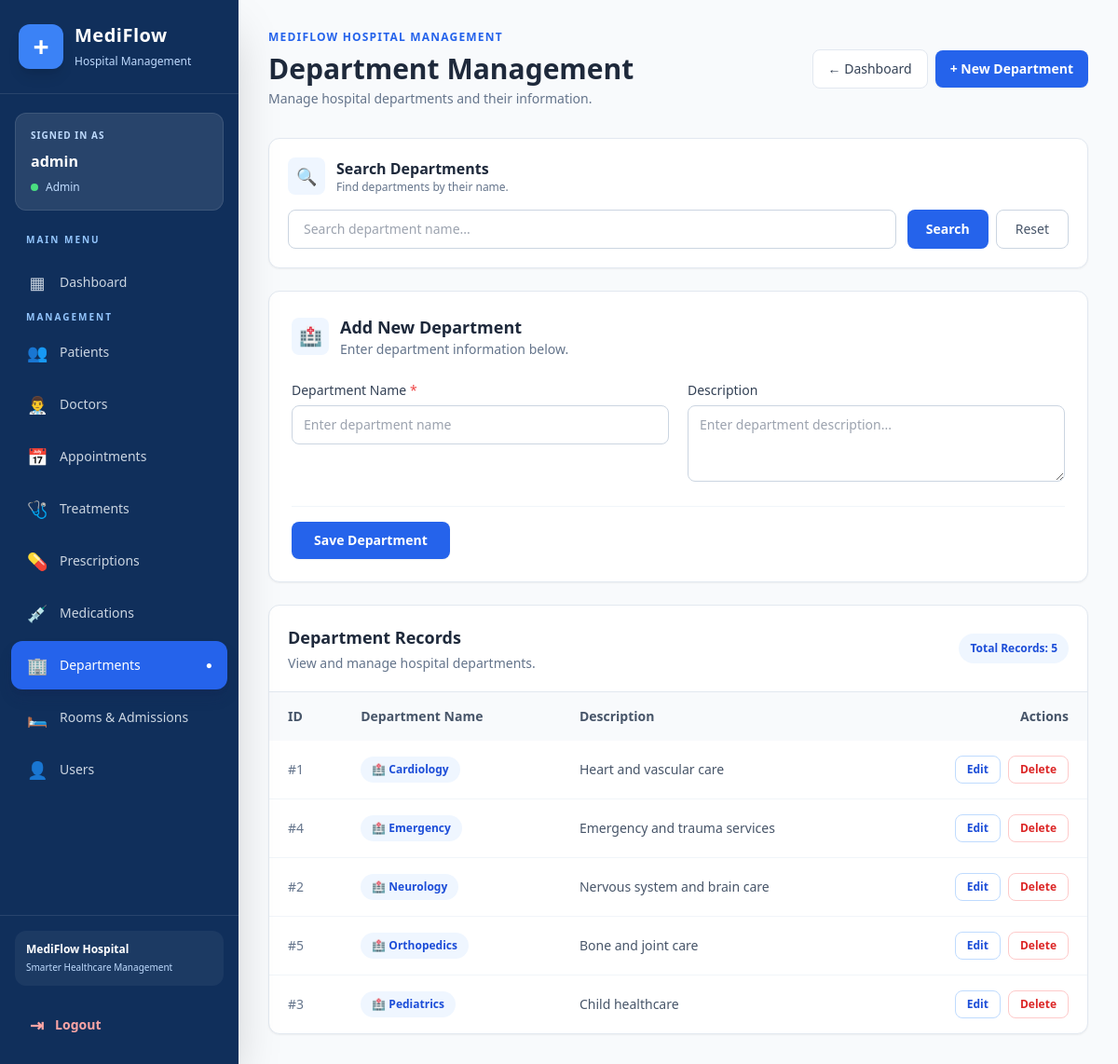
The app's page /dashboard/manage-departments.php (signed in) with its own data.
### tables this page shows
CREATE TABLE IF NOT EXISTS users (
  id INT AUTO_INCREMENT PRIMARY KEY,
  username VARCHAR(120) NOT NULL UNIQUE,
  email VARCHAR(190) NOT NULL UNIQUE,
  password_hash VARCHAR(255) NOT NULL,
  role ENUM('admin','doctor','patient') NOT NULL DEFAULT 'patient',
  linked_doctor_id INT NULL UNIQUE,
  linked_patient_id INT NULL UNIQUE,
  FOREIGN KEY (linked_doctor_id) REFERENCES doctors(id) ON DELETE SET NULL,
  FOREIGN KEY (linked_patient_id) REFERENCES patients(id) ON DELETE SET NULL
);

CREATE TABLE IF NOT EXISTS departments (
  id INT AUTO_INCREMENT PRIMARY KEY,
  name VARCHAR(150) NOT NULL UNIQUE,
  description TEXT NULL
);

### dashboard/manage-departments.php (the view, shortened to what the rows shown need)
<?php
require_once __DIR__ . '/../database.php';
$p = get_pagination_params(10);
$data = departments_list(
    $p['q'],
    $p['limit'],
    $p['offset']
);
$rows = $data['rows'];
$editId = isset($_GET['edit']) ? (int)$_GET['edit'] : 0;
$editRow = $editId ? departments_get($editId) : null;
?>
<!doctype html>
<html lang="en">
<head>
    <script src="https://cdn.tailwindcss.com"></script>
</head>
<body class="bg-slate-50 min-h-screen">
    <?php include __DIR__ . '/sidebar.php'; ?>
    <main class="md:ml-64 min-h-screen p-4 sm:p-6 lg:p-8">
        <div class="flex flex-col sm:flex-row sm:items-center sm:justify-between gap-4 mb-8">
            <div>
                <h1 class="text-2xl sm:text-3xl font-bold text-slate-800">
                    <?= $editRow ? 'Edit Department' : 'Department Management' ?>
                </h1>
            </div>
        </div>
        <section class="bg-white rounded-xl border border-slate-200 shadow-sm p-5 mb-6">
            <div class="flex items-center gap-3 mb-4">
                <div>
                    <h2 class="font-semibold text-slate-800">
                        Search Departments
                    </h2>
                </div>
            </div>
        </section>
        <section id="department-form"
                 class="bg-white rounded-xl border border-slate-200 shadow-sm p-5 sm:p-6 mb-6">
            <div class="flex items-center gap-3 mb-6">
                <div>
                    <h2 class="text-lg font-bold text-slate-800">
                        <?= $editRow ? 'Update Department' : 'Add New Department' ?>
                    </h2>
                </div>
            </div>
        </section>
        <section class="bg-white rounded-xl border border-slate-200 shadow-sm overflow-hidden">
            <div class="p-5 border-b border-slate-200 flex flex-col sm:flex-row sm:items-center sm:justify-between gap-3">
                <div>
                    <h2 class="text-lg font-bold text-slate-800">
                        Department Records
                    </h2>
                </div>
            </div>
            <div class="overflow-x-auto">
                <table class="min-w-full text-sm">
                    <thead class="bg-slate-50 text-slate-600">
                        <tr>
                            <th class="text-left px-5 py-4 font-semibold">
                                ID
                            </th>
                            <th class="text-left px-5 py-4 font-semibold">
                                Department Name
                            </th>
                            <th class="text-left px-5 py-4 font-semibold">
                                Description
                            </th>
                            <th class="text-right px-5 py-4 font-semibold">
                                Actions
                            </th>
                        </tr>
                    </thead>
                    <tbody class="divide-y divide-slate-100">
                        <?php foreach ($rows as $r): ?>
                            <tr class="hover:bg-slate-50 transition">
                                <td class="px-5 py-4 text-slate-500 font-medium">
                                    #<?= (int)$r['id'] ?>
                                </td>
                                <td class="px-5 py-4">
                                    <span class="inline-flex items-center px-3 py-1.5 rounded-full bg-blue-50 text-blue-700 text-xs font-semibold">
                                        🏥 <?= htmlspecialchars($r['name']) ?>
                                    </span>
                                </td>
                                <td class="px-5 py-4 text-slate-600 max-w-md">
                                    <?php if (!empty($r['description'])): ?>
                                        <?= htmlspecialchars($r['description']) ?>
                                    <?php else: ?>
                                        <span class="text-slate-400">
                                            No description
                                        </span>
                                    <?php endif; ?>
                                </td>
                                <td class="px-5 py-4">
                                    <div class="flex flex-wrap justify-end items-center gap-2">
                                        <a href="?edit=<?= (int)$r['id'] ?>"
                                           class="px-3 py-1.5 rounded-lg border border-blue-200 text-blue-700 text-xs font-semibold hover:bg-blue-50 transition">
                                            Edit
                                        </a>
                                        <form method="post"
                                              class="inline"
                                              onsubmit="return confirm('Are you sure you want to delete this department?')">
                                            <button type="submit"
                                                class="px-3 py-1.5 rounded-lg border border-red-200 text-red-600 text-xs font-semibold hover:bg-red-50 transition">
                                                Delete
                                            </button>
                                        </form>
                                    </div>
                                </td>
                            </tr>
                        <?php endforeach; ?>
                    </tbody>
                </table>
            </div>
        </section>
    </main>
</body>
</html>

### dashboard/sidebar.php (shortened to what the rows shown need)
<?php
$user = current_user();
$role = $user['role'] ?? ROLE_PATIENT;
?>
<div x-data="{ open: false }">
    <aside
        class="fixed inset-y-0 left-0 z-50 flex w-64 flex-col bg-[#102F5B] text-white shadow-2xl transition-transform duration-300"
        :class="open ? 'translate-x-0' : '-translate-x-full md:translate-x-0'">
        <div class="mx-4 mt-5 rounded-xl border border-white/10 bg-white/10 p-4">
            <p class="text-[10px] font-bold uppercase tracking-widest text-blue-200">
                Signed in as
            </p>
            <p class="mt-2 truncate font-semibold text-white">
                <?= htmlspecialchars($user['username'] ?? 'User') ?>
            </p>
            <div class="mt-2 flex items-center gap-2">
                <span class="h-2 w-2 rounded-full bg-green-400"></span>
                <span class="text-xs capitalize text-blue-200">
                    <?= htmlspecialchars($role) ?>
                </span>
            </div>
        </div>
    </aside>
</div>

### records on screen
users: username "admin", role "Admin"
departments: id "1", name "Cardiology", description "Heart and vascular care"
departments: id "4", name "Emergency", description "Emergency and trauma services"
departments: id "2", name "Neurology", description "Nervous system and brain care"
departments: id "5", name "Orthopedics", description "Bone and joint care"
departments: id "3", name "Pediatrics", description "Child healthcare"

### other values on screen
$icon "▦ 👥 👨‍⚕️ 📅 🩺 💊 💉 🏢 🛏️ 👤"
$label "Dashboard Patients Doctors Appointments Treatments Prescriptions Medications Departments Rooms & Admissions Users"
$data['total'] "5"
